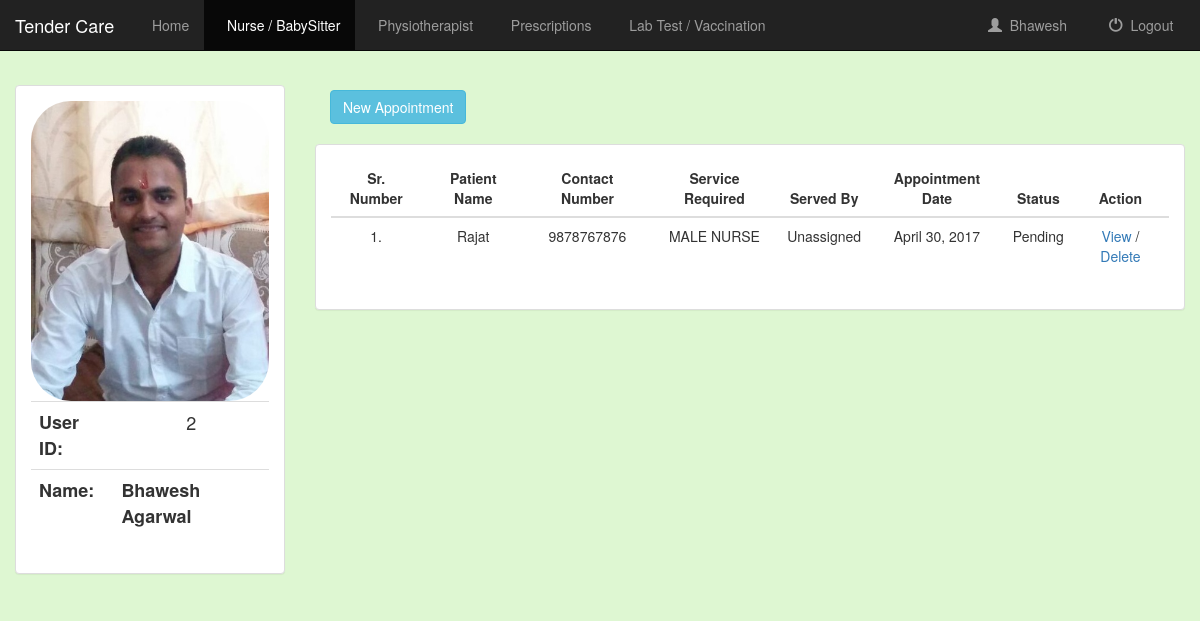
The app's page /appointment/ (signed in) with its own data.
### service/models.py (models this page shows, shortened)
class UserProfile(models.Model):
	user = models.OneToOneField(User)
	gender =models.CharField(max_length=10, choices=gender_choices, default = '')
	profile_photo = models.ImageField()
	contact_number = models.CharField(max_length=10,default= None)
	age = models.PositiveIntegerField()
	address = models.CharField(max_length=1000)

class AppointmentDetail(models.Model):
	user = models.ForeignKey(User, default=1)
	patient_name = models.CharField(max_length=50)
	phone_number = models.CharField(max_length=10,default= None)
	service_required = models.CharField(max_length=20, choices = service_choices, default = '')
	served_by = models.CharField(max_length=50, default='Unassigned')
	appointment_date = models.DateField(auto_now=False, auto_now_add=False)
	duration = models.PositiveIntegerField(default=13, help_text='value 2 to 24', validators=[MaxValueValidator(24),
            MinValueValidator(2)])
	period = models.PositiveIntegerField(default=16, help_text='value 1 to 30', validators=[MaxValueValidator(30),
            MinValueValidator(1)])
	status = models.CharField(max_length=50, choices =status_choices, default='Pending')
	address = models.CharField(max_length=1000)

### service/views.py (the view)
# urls.py: url(r'^appointment/$', views.appointment, name='appointment'),
def appointment(request):
	if not request.user.is_authenticated():
		return render(request, 'service/login.html')
	else:
		userdata = UserProfile.objects.filter(user = request.user)
		all_appointment = AppointmentDetail.objects.filter(user = request.user).order_by('-pk')
		return render(request,'service/appointment.html', {'all_appointment' : all_appointment, 'userdata' : userdata,})

### service/templates/service/appointment.html (shortened to what this page needs)
{% extends 'service/base.html' %}
{% block appointments_active %}active{% endblock %}
{% block body %}
	<ul class="nav nav-pills" style="margin-bottom: 10px;">
		<li role="presentation"><a href="{% url 'service:add_appointment' %}"><button class="btn btn-info">New Appointment</button></a></li>
	</ul>
		<div class="panel panel-default">
			<div class="panel-body" >
				<table class="table">
					<thead>
						<tr>
							<th> <center> Sr. Number </center></th>
							<th> <center> Patient Name </center> </th>
							<th> <center> Contact Number </center> </th>
							<th> <center> Service Required </center> </th>
							<th> <center> Served By </center> </th>
							<th> <center> Appointment Date </center> </th>
							<th> <center> Status </center> </th>
							<th> <center> Action </center></th>
						</tr>
					</thead>
					<tbody>
						{% for appointments in all_appointment %}
							<tr>
								<td> <center> {{ forloop.counter }}. </center></td>
								<td> <center> {{ appointments.patient_name }} </center> </td>
								<td> <center> {{ appointments.phone_number }} </center> </td>
								<td> <center> {{ appointments.service_required }} </center> </td>
								<td> <center> {{ appointments.served_by }} </center> </td>
								<td> <center> {{ appointments.appointment_date }} </center> </td>
								<td> <center> {{ appointments.status }} </center> </td>
								<td> <center> <a href="{% url 'service:view_appointment' appointments.pk %}">View</a> / <a href="{% url 'service:del_appointment' appointments.pk %}">Delete</a></center></td>
							</tr>
						{% endfor %}
					</tbody>
				</table>
			</div>
		</div>
{% endblock %}

### service/templates/service/base.html
{% extends 'service/base_navbar.html' %}
{% block basebody %}
<div class="container-fluid userd">
	<div class="row">
		<div class="col-sm-3 userinfod">
			<div class="panel panel-default">
				<div class="panel-body">
					{% if userdata %}
						{% for userdt in userdata %}
							{% if userdt.profile_photo %}
								<img src="{{ userdt.profile_photo.url}}" class="img-responsive userimg">
							{% else %}
								<img src="../media/user.png" class="img-responsive userimg">
							{% endif %}
						{% endfor %}
					{% else %}
						<img src="../media/user.png" class="img-responsive userimg">
					{% endif %}
					<table class="table userbase">
						<tr>
							<th>User ID:</th>
							<td>{{user.pk}}</td>
						</tr>
						<tr>
							<th>Name:</th>
							<th>{{user.get_full_name|title}}</th>
						</tr>
					</table>
				</div>
			</div>
		</div>
		<div class="col-sm-9">
			{% block body %}
			{% endblock %}
		</div>
	</div>
</div>
{% endblock %}

### service/templates/service/base_navbar.html (shortened to what this page needs)
<!Doctype html>
<html lang="en">
	<head>
		{% load staticfiles %}
		<link rel="stylesheet" href="https://maxcdn.bootstrapcdn.com/bootstrap/3.3.7/css/bootstrap.min.css?v=1" />
		<link rel="stylesheet" type="text/css" href="{% static 'service/style.css' %}?v=1" />
		<link href="//cdn.bootcss.com/bootstrap-datetimepicker/4.17.44/css/bootstrap-datetimepicker.min.css" rel="stylesheet">
	</head>
	<body class="body">
		<nav class="navbar navbar-inverse navbar-fixed-top">
			<div class="container-fluid">
		        <div class="navbar-header">
		            <a class="navbar-brand" href="{% url 'service:index' %}">Tender Care</a>
		        </div>
		        <div class="collapse navbar-collapse" id="topNavBar">
		        	<ul class="nav navbar-nav">
		                <li class="{% block home_active %}{% endblock %}"><a href="{% url 'service:home' %}">&nbsp; Home</a></li>
		                <li class="{% block appointments_active %}{% endblock %}"><a href="{% url 'service:appointment' %}">&nbsp; Nurse / BabySitter </a></li>
		                <li class="{% block physio_active %}{% endblock %}"><a href="{% url 'service:physiotherapist' %}">&nbsp; Physiotherapist </a></li>
		                <li class="{% block prescriptions_active %}{% endblock %}"><a href="{% url 'service:prescription' %}">&nbsp; Prescriptions </a></li>
		                <li class="{% block test_active %}{% endblock %}"><a href="{% url 'service:lab_test' %}">&nbsp; Lab Test / Vaccination </a></li>
		            </ul>
					<ul class="nav navbar-nav navbar-right">
					    <li class="{% block user_active %}{% endblock %}">
					        <a href="{% url 'service:user_detail' %}">
					            <span class="glyphicon glyphicon-user" aria-hidden="true"></span>&nbsp; {{ user.get_username|title }} &nbsp;&nbsp;
					        </a>
					    </li>
					    <li>
					        <a href="{% url 'service:logout_user' %}">
					            <span class="glyphicon glyphicon-off" aria-hidden="true"></span>&nbsp; Logout &nbsp;&nbsp;
					        </a>
					    </li>
					</ul>
		        </div>
			</div>
		</nav>
		{% block basebody %}
		{% endblock %}
	</body>
</html>

### service/static/service/style.css (style rules this page uses)
.body { background-color: #def7d2; }
.userd { margin-top: 80px; }
.userinfod { margin-top: 5px; }
.userimg { width: 300px; height: 300px; border-radius: 40px; }
.userbase { font-size: 18px; text-align: center; }

### records on screen
UserProfile: profile_photo (picture)
AppointmentDetail: patient_name "Rajat", phone_number "9878767876", service_required "MALE NURSE", served_by "Unassigned", appointment_date "April 30, 2017", status "Pending"

### other values on screen
{{ user.get_username|title }} "Bhawesh"
{{ user.pk }} "2"
{{ user.get_full_name|title }} "Bhawesh Agarwal"
